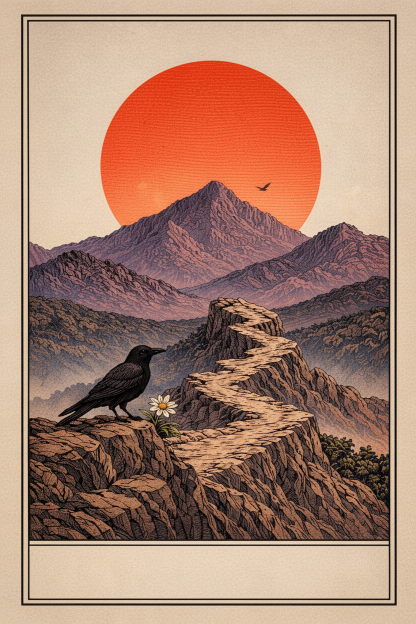
#> input picture assets/images/tarot/tarot/The_Fool.png, 832 x 1248 px, found by its file name (shown at 1/2 size)
$ python add_card_names.py
#> lines starting #> are read from the running program, lines starting #| are printed output that depends on the picture
#!/usr/bin/env python3
"""22 Büyük Arkana kartlarına Türkçe isim yazar — temiz orijinallerden."""

from PIL import Image, ImageDraw, ImageFont
import os

BASE = "assets/images/tarot/tarot"
ORIG = "/tmp/tarot_clean"
TARGET_H = 512  # Hedef yükseklik

CARDS = [
    ("The_Fool.png",           "The Fool",           "DELİ"),
    ("The_Magician.png",       "The Magician",       "BÜYÜCÜ"),
    ("The_High_Priestess.png", "The High Priestess", "BAŞRAHİBE"),
    ("The_Empress.png",        "The Empress",        "İMPARATORİÇE"),
    ("The_Emperor.png",        "The Emperor",        "İMPARATOR"),
    ("The_Hierophant.png",     "The Hierophant",     "AZİZ"),
    ("The_Lovers.png",         "The Lovers",         "AŞIKLAR"),
    ("The_Chariot.png",        "The Chariot",        "SAVAŞ ARABASI"),
    ("Strength.png",           "Strength",           "GÜÇ"),
    ("The_Hermit.png",         "The Hermit",         "ERMİŞ"),
    ("Wheel_of_Fortune.png",   "Wheel of Fortune",   "KADER ÇARKI"),
    ("Justice.png",            "Justice",            "ADALET"),
    ("The_Hanged_Man.png",     "The Hanged Man",     "ASILAN ADAM"),
    ("Death.png",              "Death",              "ÖLÜM"),
    ("Temperance.png",         "Temperance",         "DENGE"),
    ("The_Devil.png",          "The Devil",          "ŞEYTAN"),
    ("The_Tower.png",          "The Tower",          "KULE"),
    ("The_Star.png",           "The Star",           "YILDIZ"),
    ("The_Moon.png",           "The Moon",           "AY"),
    ("The_Sun.png",            "The Sun",            "GÜNEŞ"),
    ("Judgement.png",          "Judgement",          "YARGI"),
    ("The_World.png",          "The World",          "DÜNYA"),
]

FONT_PATH = "/System/Library/Fonts/Supplemental/Georgia.ttf"
FONT_SIZE = 28  # Sabit font boyutu

def process_card(out_filename, orig_name, turkish_name):
    # Orijinal büyük dosyayı bul (boşluklu isimle)
#> called with out_filename = 'The_Fool.png', orig_name = 'The Fool', turkish_name = 'DELİ'
    orig_path = os.path.join(ORIG, orig_name + ".png")
    if not os.path.exists(orig_path):
        # Alt çizgili ismi dene
        orig_path = os.path.join(ORIG, out_filename)
    if not os.path.exists(orig_path):
        print(f"  ✗ Bulunamadı: {orig_name}")
        return

    img = Image.open(orig_path).convert("RGBA")

    # Hedef boyuta küçült (oranı koru)
    w, h = img.size
#> w = 832; h = 1248
    ratio = TARGET_H / h
#> ratio = 0.41
    new_w = int(w * ratio)
#> new_w = 341
    img = img.resize((new_w, TARGET_H), Image.LANCZOS)
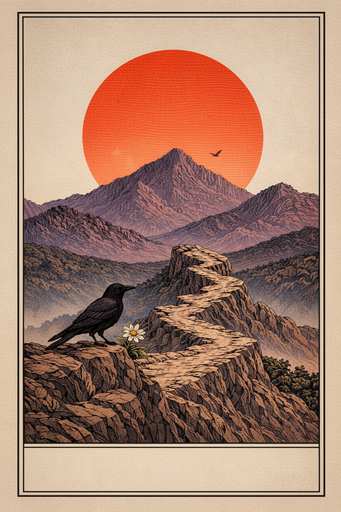
#> img: PIL image 341x512 RGBA; mean R, G, B, A 167.1, 130.2, 112.1, 255
    w, h = img.size
#> w = 341; h = 512

    # Overlay
    overlay = Image.new("RGBA", img.size, (0, 0, 0, 0))
#> overlay: PIL image 341x512 RGBA; every value is 0
    draw = ImageDraw.Draw(overlay)

    # Sabit font
    font = ImageFont.truetype(FONT_PATH, FONT_SIZE)

    # Yazı pozisyonu — alt orta
    # İsim alanı: iç çerçeve alt (y ≈ %87) ile dış çerçeve alt (y ≈ %97) arası
    strip_top = int(h * 0.872)
#> strip_top = 446
    strip_bot = int(h * 0.968)
#> strip_bot = 495
    center_y = (strip_top + strip_bot) // 2
#> center_y = 470
    center_x = w // 2
#> center_x = 170

    # Düz yazı, tam ortala (anchor=mm)
    draw.text((center_x, center_y), turkish_name, font=font, fill=(60, 40, 20, 255), anchor="mm")

    # Birleştir ve kaydet
    result = Image.alpha_composite(img, overlay).convert("RGB")
    out_path = os.path.join(BASE, out_filename)
    result.save(out_path, "PNG", optimize=True)
    print(f"  ✓ {turkish_name:16s} → {out_filename} ({w}x{h})")
#|   ✓ DELİ             → The_Fool.png (341x512)

if __name__ == "__main__":
    print("Kartlara Türkçe isim ekleniyor...\n")
    for out_fn, orig_name, tr_name in CARDS:
        process_card(out_fn, orig_name, tr_name)
    print("\nTamamlandı! ✨")
